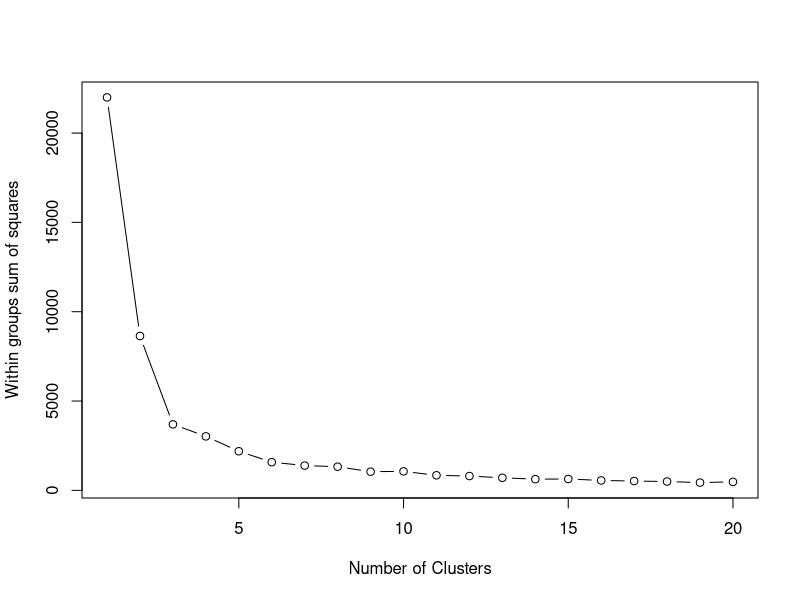
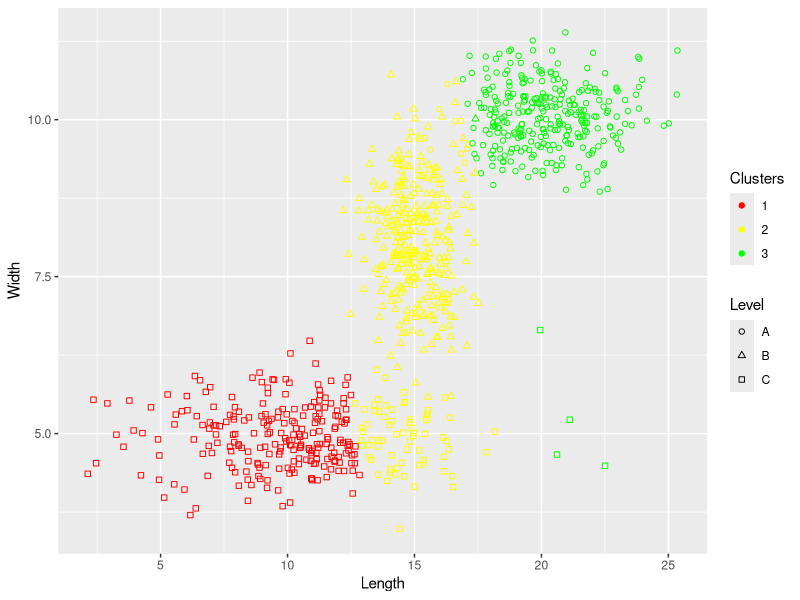

R code for these plots, in order: (Note: this script raises an error after producing the figures.)
#Cluster Analysis Example with quantiles

#Libraries
library(fpc)
library(ggplot2)
library(dplyr)
library(broom)

#Create example Data
df.cluster<-data.frame(Level = rep(c("A","B","C"),each = 300),
  Rock = rep(c("Rock1","Rock2","Rock3","Rock4","Rock5"),180),
  Length = rnorm(900,mean=6,sd=1), Width = rnorm(900,mean=3,sd=0.5))

df.cluster=rbind(data.frame(Level="A",
                            Rock = rep(c("Rock1","Rock2","Rock3","Rock4","Rock5"),60),
                            Length=rnorm(300,mean=20,sd=2), 
                            Width = rnorm(300,mean=10,sd=0.5)),
                 data.frame(Level="B",
                            Rock = rep(c("Rock1","Rock2","Rock3","Rock4","Rock5"),60),
                            Length=rnorm(300,mean=15,sd=1), 
                            Width = rnorm(300,mean=8,sd=1)),
                 data.frame(Level="C",
                            Rock = rep(c("Rock1","Rock2","Rock3","Rock4","Rock5"),60),
                            Length=rnorm(300,mean=11,sd=3), 
                            Width = rnorm(300,mean=5,sd=0.5)))

summary(df.cluster)

# Question
#Is there a break in the data sets that would separate the data by length and width. 
#Show the data in terms of Rock type and/or Level
#Note:  Some code based off work from StackOverFlow - 
#http://stackoverflow.com/questions/15376075/
#cluster-analysis-in-r-determine-the-optimal-number-of-clusters

## Methodology for visualizing the clusters

#Determine the number of clusters - plots the Sum of Square Errors Scree Plot for 1 to 20 clusters.  
#Change the maximum number of cluster depending on your data, or if the original plot is not 
#showing sufficient convergence towards minimal SSE

#Note, in this example, the clusters are based on c('Length','Width')
wss <- (nrow(df.cluster[,c('Length','Width')])-1)*sum(apply(df.cluster[,c('Length','Width')],2,var))
    for (i in 2:20) wss[i] <- sum(kmeans(df.cluster[,c('Length','Width')],centers=i)$withinss)
    plot(1:20, wss, type="b", xlab="Number of Clusters", ylab="Within groups sum of squares")

#Partion around medoids to estimate the best number of clusters
        pamk.best <- pamk(df.cluster[,c('Length','Width')])
        cat("Optimimum number of clusters:", pamk.best$nc, "\n")


#Method for adding cluster identifications back to the original dataset

cluster.function<-function(x,colNames, n){    
  cl <- kmeans(x[,colNames], n)           #change here to length, width
  x$cluster <- factor(cl$cluster)
  return(x)
}

data_cluster<-cluster.function(df.cluster,c('Length','Width'),pamk.best$nc)

#Plot Clusters - you can either use the number that Partioning returned (pamk.best$nc) 
#or enter the amount based on your visual inspection of the SSE plot.  
#The plot below shows the data separated by Level, using shape = Level, 
#and gives the color based on the assigned cluster.


p<- ggplot(data = data_cluster,aes(x = Length, y= Width))
p1<- p+ geom_point(aes(shape = Level, col= factor(cluster))) + 
  scale_shape(solid = FALSE) +
  scale_colour_manual(values = rainbow(6)) + 
  guides(col=guide_legend(title="Clusters"))

p1

#Method to check size boundaries between clusters using quantiles

quant.funct<-function(df, col){
  qt<-df %>%
    group_by(cluster) %>%
    do(tidy(t(quantile(.[[col]],c(0,0.01,0.1,0.5,0.9,0.99,1)))))
  colnames(qt) = c('cluster','0%','1%','10%','50%','90%','99%','100%')
  return(qt)
}

  quant.funct(data_cluster, "Length")
  quant.funct(data_cluster, 'Width')
